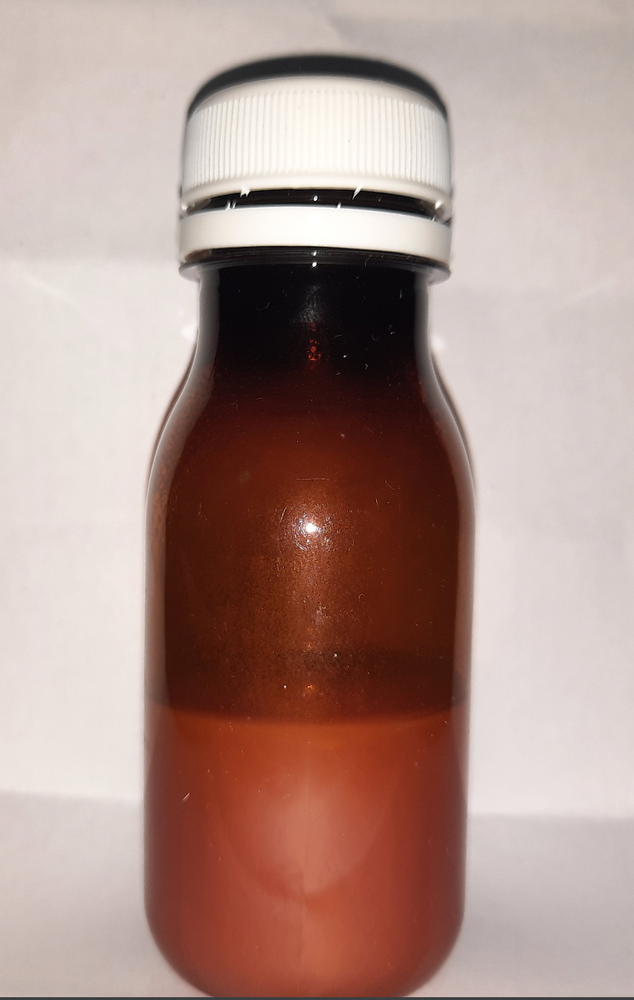
#> input picture images/proris.png, 634 x 1000 px, shrunk from 900 x 1420 before the run
$ python 'test trackbar.py'
#> lines starting #> are read from the running program, lines starting #| are printed output that depends on the picture
import cv2

def track_th(x):
    print("thershold: ",x)

cv2.namedWindow('trackbar')
cv2.createTrackbar('min','trackbar',0,255,track_th)

img = cv2.imread('../images/proris.png')
#> img is the input picture: shape (1000, 634, 3); mean B, G, R 140, 147.5, 174.4
img = cv2.cvtColor(img , cv2.COLOR_BGR2GRAY)
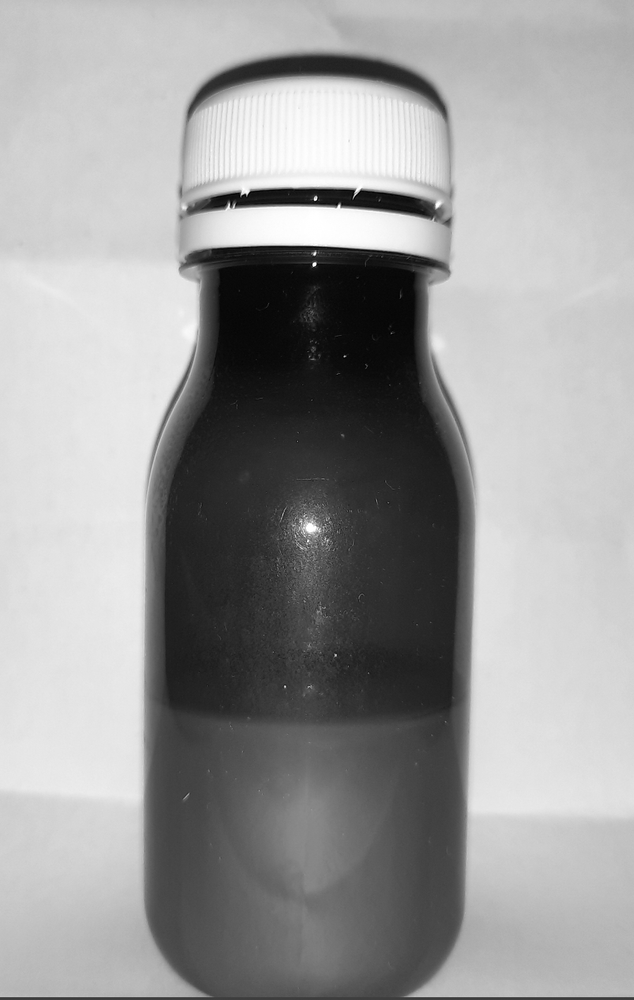
#> img: shape (1000, 634); min 0, max 255, mean 154.7


while True:

    th_adaptive = cv2.getTrackbarPos('a-th-min', 'trackbar')
#> (the run stopped early here; a loop or call above may not have finished)
